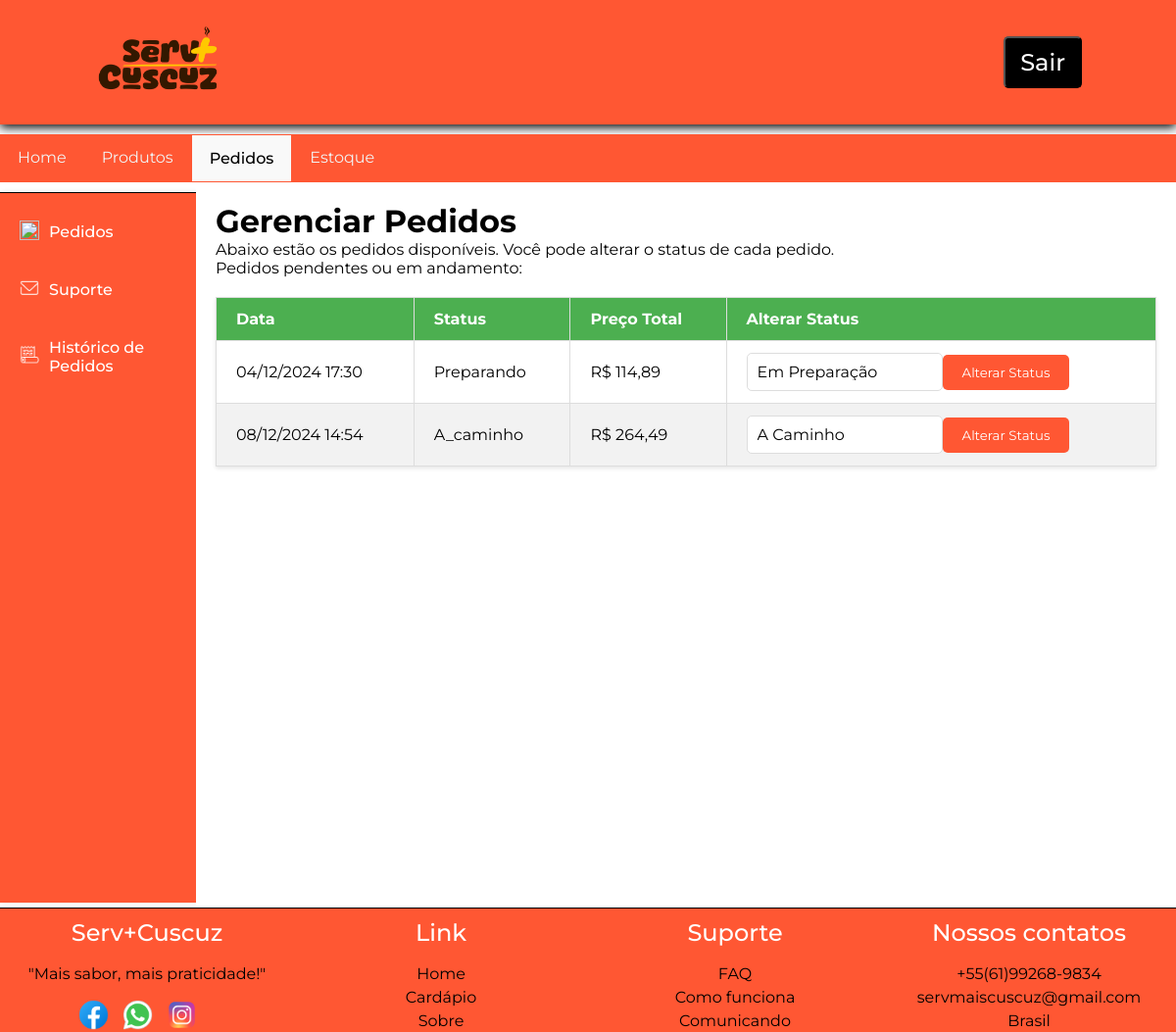
/view/funcionario/pedidos.php (signed in), run on an earlier commit of the app's database.
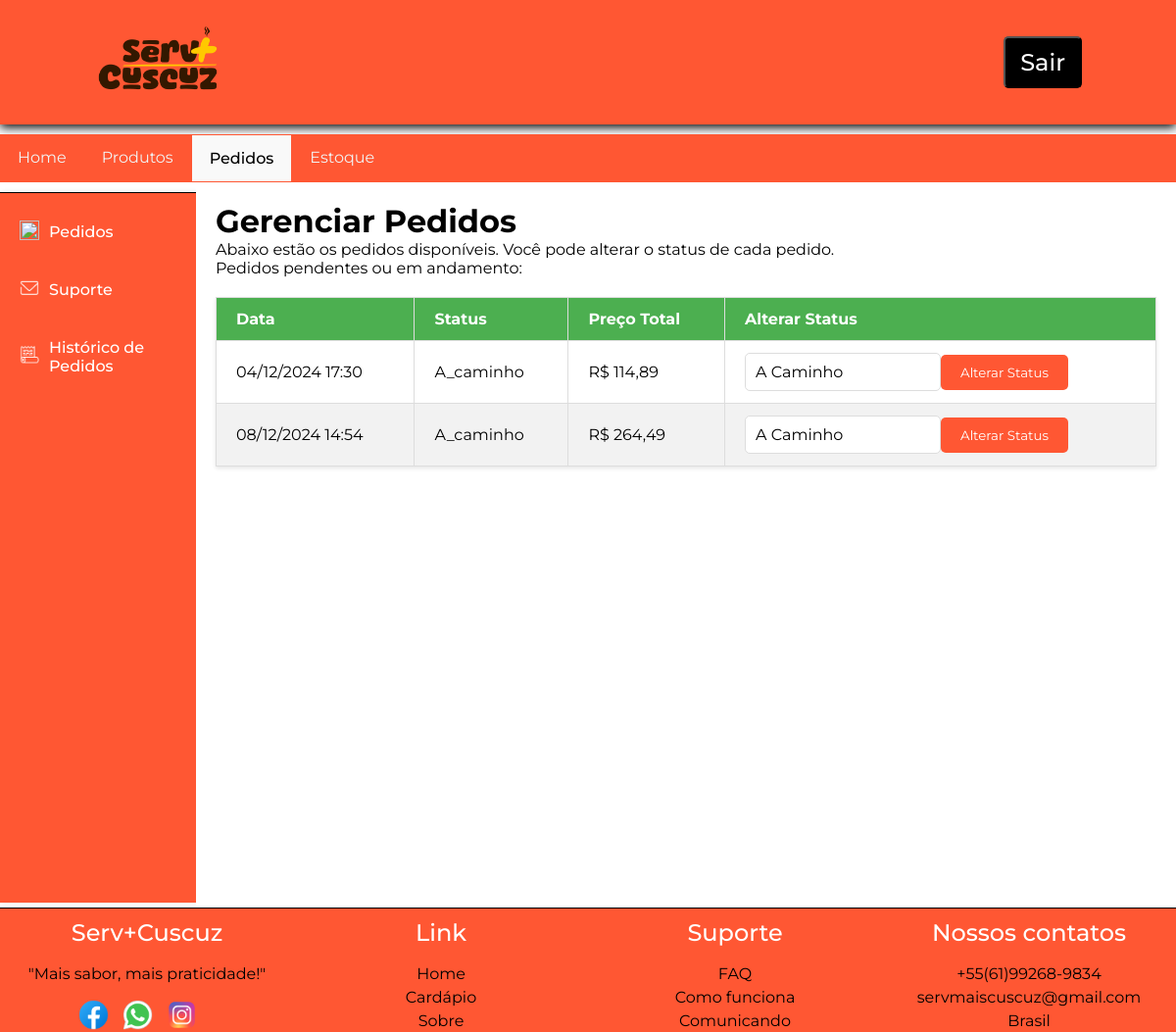
And on a later commit of the database.
### tables this page shows
CREATE TABLE `t_pedido` (
  `id` int(11) NOT NULL,
  `data` datetime DEFAULT current_timestamp(),
  `status` enum('PENDENTE','PREPARANDO','A_CAMINHO','ENTREGUE','CANCELADO') DEFAULT NULL,
  `entrega_domicilio` tinyint(1) DEFAULT NULL COMMENT '1 = Sim\n0 = Não',
  `preco_total` decimal(10,2) DEFAULT NULL,
  `t_cliente_id` int(11) NOT NULL
);

### model/DAO/pedidoDAO.php (called while the page is built, shortened)
<?php
class PedidoDAO {
    private $pdo;
    public function __construct($pdo) {
        $this->pdo = $pdo;
    }
        public function getAll() {
            $sql = "SELECT * FROM t_pedido";
            $stmt = $this->pdo->prepare($sql);
            $stmt->execute();
            return $stmt->fetchAll(PDO::FETCH_ASSOC);
        }
}

### controller/pedido/readPedidoController.php (called while the page is built, shortened)
<?php
require_once __DIR__ . "../../../model/DAO/PedidoDAO.php";
try {
    $pdo = Conexao::getInstance();
    $pedidoDAO = new PedidoDAO($pdo);
    if (isset($_SESSION['perfil']) && $_SESSION['perfil'] === 'FUNCIONARIO') {
        $pedidos = $pedidoDAO->getAll();
    } elseif (isset($_SESSION['id']) && is_numeric($_SESSION['id'])) {
        $pedidos = $pedidoDAO->getAllByClienteId($_SESSION['id']);
    } else {
        throw new Exception("Usuário não autorizado ou ID inválido.");
    }
} catch (Exception $e) {
    $_SESSION['pedidos'] = [];
    $_SESSION['msg'] = [
        'tipo' => 'erroPedido',
        'mensagem' => $e->getMessage()
    ];
}

### view/funcionario/pedidos.php (the view, shortened to what the changed rows need)
<?php
require_once __DIR__ . "../../../controller/pedido/readPedidoController.php";
?>
<!DOCTYPE html>
<html lang="pt-br">
<head>
    <link rel="stylesheet" href="../../assets/css/headerCadastro.css">
    <link rel="stylesheet" href="../../assets/css/painelControleAdmin.css">
    <link rel="stylesheet" href="../../assets/css/produto/produto.css">
    <link rel="stylesheet" href="../../assets/css/mensagens/mensagens.css">
    <link rel="stylesheet" href="../../assets/css/pedido/footer.css">
    <link rel="stylesheet" href="../../assets/css/funcionario/funcionario.css">
    <link rel="stylesheet" href="https://cdnjs.cloudflare.com/ajax/libs/font-awesome/5.15.4/css/all.min.css">
</head>
<body>
<main class="perfil-container">
<div class="perfil-conteudo">
    <div id="pedidos" class="secao" style="display: none;">
        <h1>Gerenciar Pedidos</h1>
        <table class="table-pedidos">
            <thead>
                <tr>
                    <th>Data</th>
                    <th>Status</th>
                    <th>Preço Total</th>
                    <th>Alterar Status</th>
                </tr>
            </thead>
            <tbody>
                <?php
                if (isset($_SESSION['pedidos']) && !empty($_SESSION['pedidos'])) {
                    foreach ($_SESSION['pedidos'] as $pedido) {
                        if (in_array($pedido['status'], ['PENDENTE', 'PREPARANDO', 'A_CAMINHO'])) {
                            echo "<tr>";
                            echo "<td>" . date('d/m/Y H:i', strtotime($pedido['data'])) . "</td>";
                            echo "<td>" . ucfirst(strtolower($pedido['status'])) . "</td>";
                            echo "<td>R$ " . number_format($pedido['preco_total'], 2, ',', '.') . "</td>";
                            echo "<td>
                                    <form action='../../controller/funcionario/updateStatusPedidoController.php' method='POST'>
                                        <input type='hidden' name='pedido_id' value='" . $pedido['id'] . "'>
                                        <div class='input-group'>
                                            <div class='select-container'>
                                                <select name='novo_status'>
                                                    <option value='PENDENTE' " . ($pedido['status'] == 'PENDENTE' ? 'selected' : '') . ">Pendente</option>
                                                    <option value='PREPARANDO' " . ($pedido['status'] == 'PREPARANDO' ? 'selected' : '') . ">Em Preparação</option>
                                                    <option value='A_CAMINHO' " . ($pedido['status'] == 'A_CAMINHO' ? 'selected' : '') . ">A Caminho</option>
                                                    <option value='ENTREGUE' " . ($pedido['status'] == 'ENTREGUE' ? 'selected' : '') . ">Entregue</option>
                                                    <option value='CANCELADO' " . ($pedido['status'] == 'CANCELADO' ? 'selected' : '') . ">Cancelado</option>
                                                </select>
                                            </div>
                                            <button type='submit' class='btn-alterar-status'>
                                                Alterar Status
                                            </button>
                                        </div>
                                    </form>
                                </td>";
                            echo "</tr>";
                        }
                    }
                } else {
                    echo "<tr><td colspan='4'>Nenhum pedido foi encontrado.</td></tr>";
                }
                ?>
            </tbody>
        </table>
    </div>
</div>
</main>
<footer>
<div class="containerFooter">
            <ul>
                <h2>Serv+Cuscuz</h2>
            </ul>
            <ul>
                <h2>Link</h2>
            </ul>
            <ul>
                <h2>Suporte</h2>
            </ul>
            <ul>
                <h2>Nossos contatos</h2>
            </ul>
        </div>
</footer>
</body>
</html>

What changed in the data, as far as the page shows it:
changed t_pedido (number 1 of 2 on the later page): status "Preparando" → "A_caminho"; novo_status "Em Preparação" → "A Caminho"
